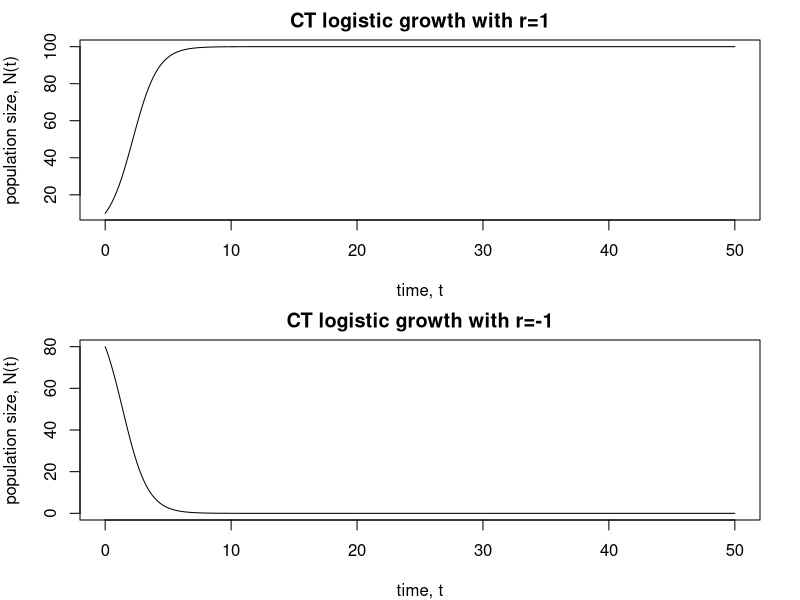
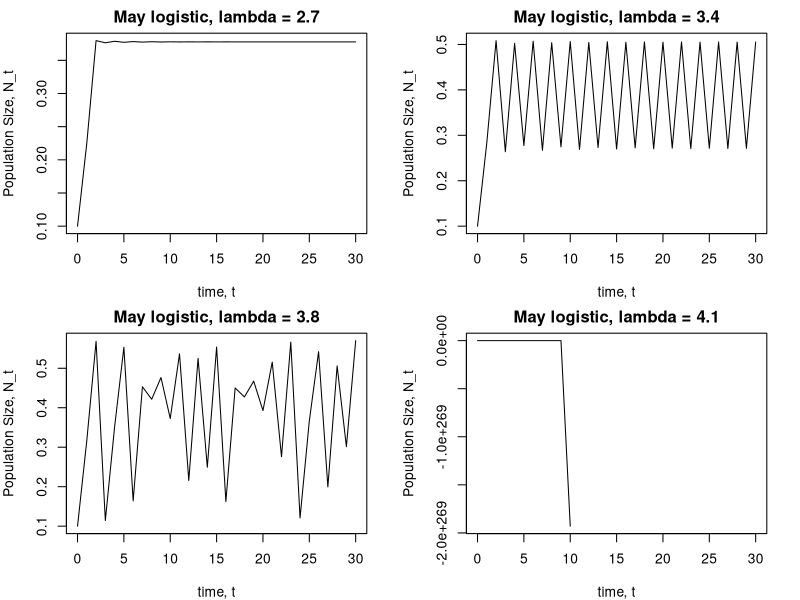
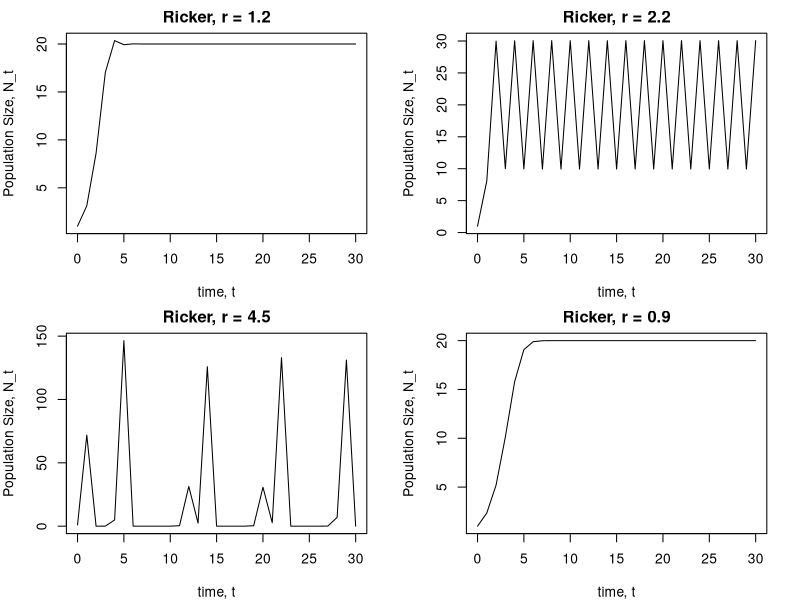
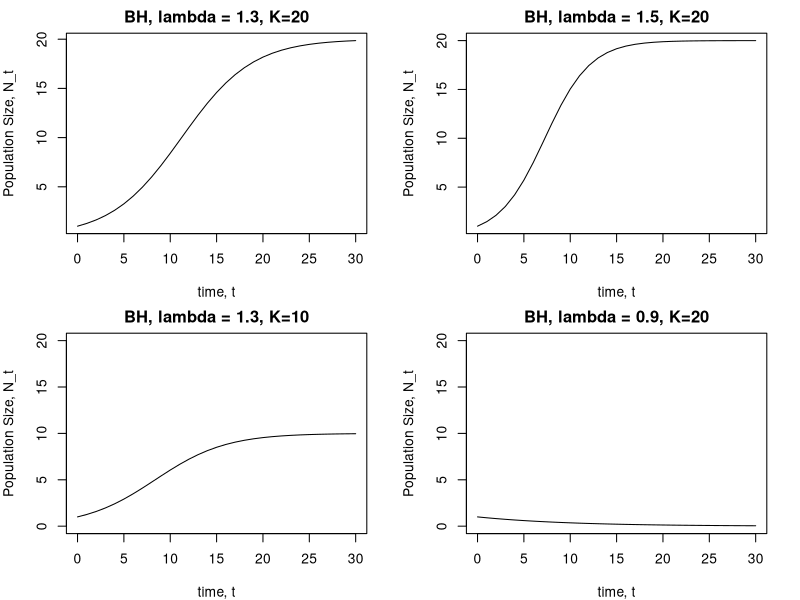

R code for these plots, in order:
# SOLVING MODELS FOR DENSITY-DEPENDENT POPULATION GROWTH
#----------
# Models:
# 1) Continuous time logistic growth
# 2) Discrete time logistic map
# 3) Altervative version of the discrete time logistic map
# 4) Ricker model (discrete time)
# 5) Beverton-Holt model (discrete time)

# Remove all objects - always start with this
rm(list=ls())

# load the package to numerically solve the continuous time
# model
require(deSolve)

#####
# DEFINE ALL THE MODELS:
#####

####
# Continuous time logistic growth
####
# The function returns dN/dt
LogisticGrowth <- function(t,N,p){
  dN = r*N*(1-N/K)
  # Note that the function called by ode() is required to
  # return a list.
  return(list(dN))
}

######
# May's logistic growth function
#####
MayLogisticGrowth = function(Nstart,lambda,K,tstart,tend){
  Result = c(tstart,Nstart)
  N = Nstart
  for(t in seq(tstart+1,tend,1)){
    N = lambda*N*(1-N/K)
    Result <- rbind(Result, data.frame(time=t, Popn.Size=N))
  } 
  return(Result)
}

######
# Alternative logistic growth function
######
AltLogisticGrowth = function(Nstart,lambda,K,tstart,tend){
  Result = c(tstart,Nstart)
  N = Nstart
  for(t in seq(tstart+1,tend,1)){
    N = N+lambda*N*(1-N/K)
    Result <- rbind(Result, data.frame(time=t, Popn.Size=N))
  } 
  return(Result)
}

########
# Ricker
########
Ricker = function(Nstart,r,K,tstart,tend){
  Result = c(tstart,Nstart)
  N = Nstart
  for(t in seq(tstart+1,tend,1)){
    N = N*exp(r*(1-N/K))
    Result <- rbind(Result, data.frame(time=t, Popn.Size=N))
  } 
  return(Result)
}

#######
# Beverton-Holt
#######
BevertonHolt = function(Nstart,lambda,K,tstart,tend){
  Result = c(tstart,Nstart)
  N = Nstart
  for(t in seq(tstart+1,tend,1)){
    N = lambda*N/(1+N*(lambda - 1)/K)
    Result <- rbind(Result, data.frame(time=t, Popn.Size=N))
  } 
  return(Result)
}

####### 
# CALL THE FUNCTIONS AND MAKE GRAPHS FOR SPECIFIC PARAMETER
# VALUES
########

####### Continuous time logistic growth
# Parameters
r = 1
K = 100
# Initial population size
N0 = 10
# Times
times = seq(0,50,.1)

# Performing the numerical integration
out = ode(N0,times,LogisticGrowth,p=c(r=r,K=K), method = "ode45")

# Make the graph
par(mfrow=c(2,1), mar=c(4,4,2,2))
# Panel 1
plot(out[,1], out[,2], typ="l", xlab = "time, t", ylab = "population size, N(t)", main = "CT logistic growth with r=1")

# Panel 2
r = -1
N0 = 80
# Performing the numerical integration
out = ode(N0,times,LogisticGrowth,p=c(r=r,K=K), method = "ode45")
plot(out[,1], out[,2], typ="l", xlab = "time, t", ylab = "population size, N(t)", main = "CT logistic growth with r=-1")

par(mfrow = c(2,2), mar = c(4,4,2,2))
# Discrete time logistic growth (May)
# Consider 4 different parameter values
May = MayLogisticGrowth(.1, 2.7, 0.6, 0, 30)
plot(May$time, May$Popn.Size, typ="l", xlab = "time, t", ylab = "Population Size, N_t", main = "May logistic, lambda = 2.7")
# Panel 2
May = MayLogisticGrowth(.1, 3.4, 0.6, 0, 30)
plot(May$time, May$Popn.Size, typ="l", xlab = "time, t", ylab = "Population Size, N_t", main = "May logistic, lambda = 3.4")
# Panel 3
May = MayLogisticGrowth(.1, 3.8, 0.6, 0, 30)
plot(May$time, May$Popn.Size, typ="l", xlab = "time, t", ylab = "Population Size, N_t", main = "May logistic, lambda = 3.8")
# Panel 4, note that May's logistic growth is a poor model because it predicts negative population sizes
May = MayLogisticGrowth(.1, 8, 0.6, 0, 30)
plot(May$time, May$Popn.Size, typ="l", xlab = "time, t", ylab = "Population Size, N_t", main = "May logistic, lambda = 4.1")

######## Ricker population growth
# Consider 4 different parameter values
Ricker.output = Ricker(1, 1.2, 20, 0, 30)
plot(Ricker.output$time, Ricker.output$Popn.Size, typ="l", xlab = "time, t", ylab = "Population Size, N_t", main = "Ricker, r = 1.2")

Ricker.output = Ricker(1, 2.2, 20, 0, 30)
plot(Ricker.output$time, Ricker.output$Popn.Size, typ="l", xlab = "time, t", ylab = "Population Size, N_t", main = "Ricker, r = 2.2")

Ricker.output = Ricker(1, 4.5, 20, 0, 30)
plot(Ricker.output$time, Ricker.output$Popn.Size, typ="l", xlab = "time, t", ylab = "Population Size, N_t", main = "Ricker, r = 4.5")

Ricker.output = Ricker(1, 0.9, 20, 0, 30)
plot(Ricker.output$time, Ricker.output$Popn.Size, typ="l", xlab = "time, t", ylab = "Population Size, N_t", main = "Ricker, r = 0.9")

######## Beverton-Holt population growth
# Consider 4 different parameter values
BH.output = BevertonHolt(1, 1.3, 20, 0, 30)
plot(BH.output$time, BH.output$Popn.Size, typ="l", xlab = "time, t", ylab = "Population Size, N_t", main = "BH, lambda = 1.3, K=20")

BH.output = BevertonHolt(1, 1.5, 20, 0, 30)
plot(BH.output$time, BH.output$Popn.Size, typ="l", xlab = "time, t", ylab = "Population Size, N_t", main = "BH, lambda = 1.5, K=20")

BH.output = BevertonHolt(1, 1.3, 10, 0, 30)
plot(BH.output$time, BH.output$Popn.Size, typ="l", xlab = "time, t", ylab = "Population Size, N_t", main = "BH, lambda = 1.3, K=10", ylim = c(0,20))

BH.output = BevertonHolt(1, 0.9, 20, 0, 30)
plot(BH.output$time, BH.output$Popn.Size, typ="l", xlab = "time, t", ylab = "Population Size, N_t", main = "BH, lambda = 0.9, K=20", ylim=c(0,20))
